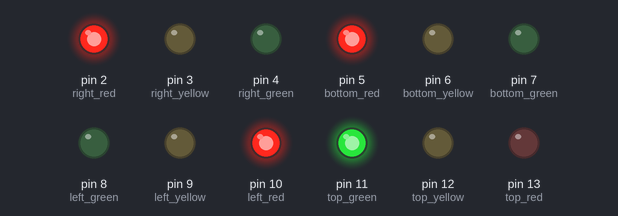
This sketch was run on a simulated Arduino Uno, built with avr-gcc and run on an emulated ATmega328P. On the bench: output pins drawn as LEDs (lit = HIGH).

Above: at 1.0 s.
At 2.5 s:
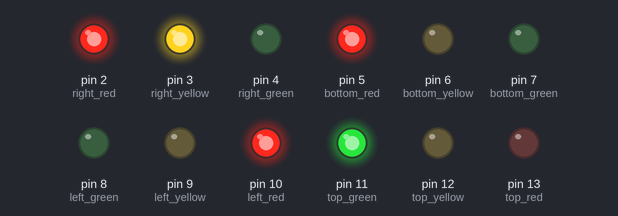
At 4.0 s:
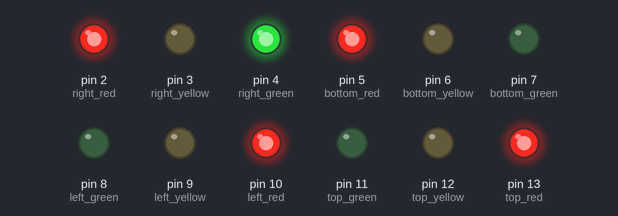
At 7.0 s:
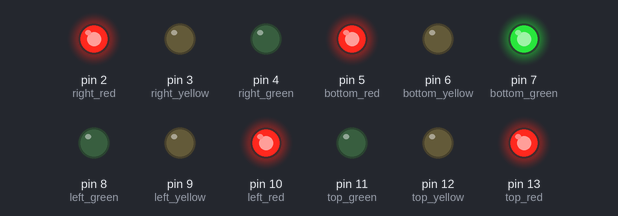
At 10.0 s:
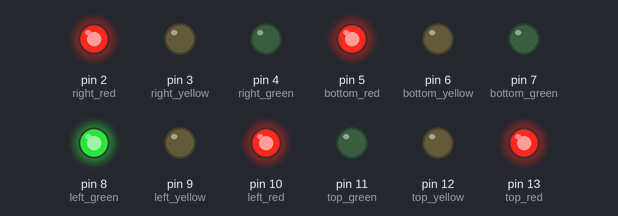
At 13.0 s:
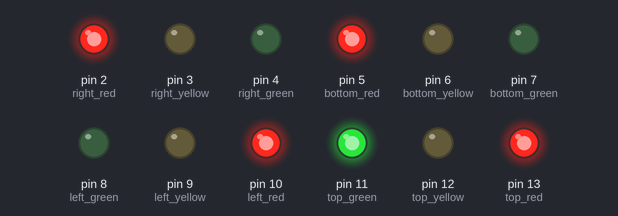
Timing chart, 0 to 17.3 s (numbered marks = the images above):
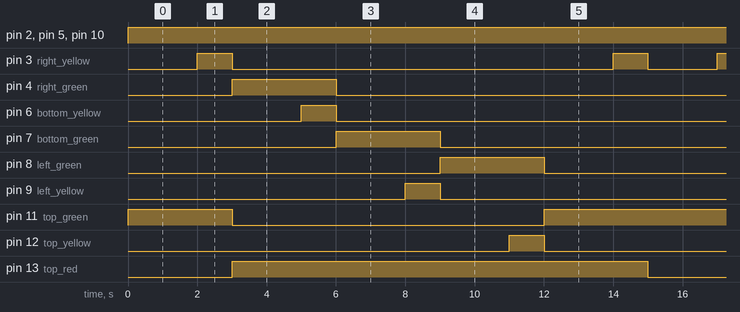

The sketch:

LED_Blink.ino
```cpp
void setup(){

  pinMode(13,OUTPUT);   // top red
  pinMode(12,OUTPUT);   // top yellow
  pinMode(11,OUTPUT);   // top green

  pinMode(10,OUTPUT);   // left red
  pinMode(9,OUTPUT);    // left yellow
  pinMode(8,OUTPUT);    // left green

  pinMode(5,OUTPUT);   // bottom red
  pinMode(6,OUTPUT);   // bottom yellow
  pinMode(7,OUTPUT);   // bottom green

  pinMode(2,OUTPUT);   // right red
  pinMode(3,OUTPUT);   // right yellow
  pinMode(4,OUTPUT);   // right green

}
void loop(){

  digitalWrite(11, HIGH);  // Top green on
  digitalWrite(10, HIGH);  // Left red on
  digitalWrite(5, HIGH);   // Bottom red on
  digitalWrite(2, HIGH);   // Right red on
  delay(2000);             // Wait for 2 seconds

  // Step 2: 1 second left for top green, turn on right yellow
  digitalWrite(3, HIGH);   // Right yellow on
  delay(1000);             // Wait for 1 second
  digitalWrite(11, LOW);   // Top green off
  digitalWrite(3, LOW);    // Right yellow off

  // Step 3: Turn on top red and right green for 3 seconds
  digitalWrite(13, HIGH);  // Top red on
  digitalWrite(4, HIGH);   // Right green on
  delay(2000);             // Wait for 2 seconds

  // Step 4: 1 second left for right green, turn on bottom yellow
  digitalWrite(6, HIGH);   // Bottom yellow on
  delay(1000);             // Wait for 1 second
  digitalWrite(4, LOW);    // Right green off
  digitalWrite(6, LOW);    // Bottom yellow off

  // Step 5: Turn on right red and bottom green for 3 seconds
  digitalWrite(2, HIGH);   // Right red on
  digitalWrite(7, HIGH);   // Bottom green on
  delay(2000);             // Wait for 2 seconds

  // Step 6: 1 second left for bottom green, turn on left yellow
  digitalWrite(9, HIGH);   // Left yellow on
  delay(1000);             // Wait for 1 second
  digitalWrite(7, LOW);    // Bottom green off
  digitalWrite(9, LOW);    // Left yellow off

  // Step 7: Turn on bottom red and left green for 3 seconds
  digitalWrite(5, HIGH);   // Bottom red on
  digitalWrite(8, HIGH);   // Left green on
  delay(2000);             // Wait for 2 seconds

  // Step 8: 1 second left for left green, turn on top yellow
  digitalWrite(12, HIGH);  // Top yellow on
  delay(1000);             // Wait for 1 second
  digitalWrite(8, LOW);    // Left green off
  digitalWrite(12, LOW);   // Top yellow off

  // Step 9: Turn on left red and top green for 3 seconds
  digitalWrite(10, HIGH);  // Left red on
  digitalWrite(11, HIGH);  // Top green on
  delay(2000);             // Wait for 2 seconds

  // Step 10: 1 second left for top green, turn on right yellow
  digitalWrite(3, HIGH);   // Right yellow on
  delay(1000);             // Wait for 1 second
  digitalWrite(11, LOW);   // Top green off
  digitalWrite(3, LOW);    // Right yellow off

  // Reset all LEDs to off before repeating the cycle
  digitalWrite(13, LOW);   // Top red off
  digitalWrite(10, LOW);   // Left red off
  digitalWrite(5, LOW);    // Bottom red off
  digitalWrite(2, LOW);    // Right red off

}
```

Measured:
- by itself, pin 2 (right_red), pin 5 (bottom_red), pin 10 (left_red): LOW → HIGH at 0.00 s
- by itself, pin 3 (right_yellow): repeats every 15.0 s: LOW 11.0 s, HIGH 1.0 s, LOW 2.0 s, HIGH 1.0 s
- by itself, pin 4 (right_green), pin 7 (bottom_green), pin 8 (left_green): alternates HIGH for 3.0 s and LOW for 12.0 s
- by itself, pin 6 (bottom_yellow), pin 9 (left_yellow), pin 12 (top_yellow): alternates HIGH for 1.0 s and LOW for 14.0 s
- by itself, pin 11 (top_green): repeats every 15.0 s: LOW 9.0 s, HIGH 6.0 s
- by itself, pin 13 (top_red): alternates HIGH for 12.0 s and LOW for 3.0 s
